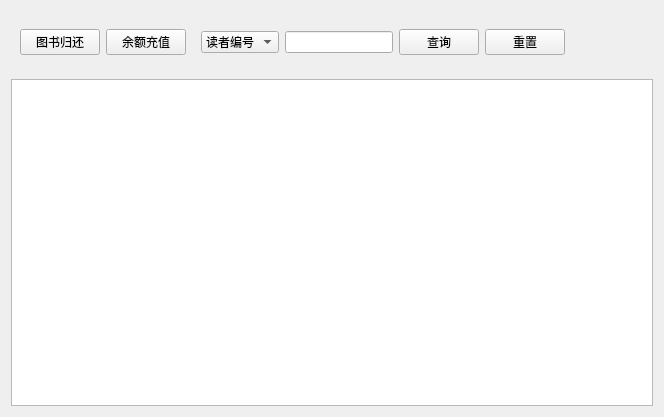
<?xml version="1.0" encoding="UTF-8"?>
<ui version="4.0">
 <class>borrow</class>
 <widget class="QWidget" name="borrow">
  <property name="geometry">
   <rect>
    <x>0</x>
    <y>0</y>
    <width>664</width>
    <height>417</height>
   </rect>
  </property>
  <property name="windowTitle">
   <string>借阅管理</string>
  </property>
  <layout class="QGridLayout" name="gridLayout_2">
   <item row="1" column="0">
    <widget class="QTableView" name="tableView"/>
   </item>
   <item row="0" column="0">
    <widget class="QWidget" name="widget" native="true">
     <layout class="QGridLayout" name="gridLayout_3">
      <item row="0" column="0">
       <widget class="QPushButton" name="pushButton">
        <property name="text">
         <string>图书归还</string>
        </property>
       </widget>
      </item>
      <item row="0" column="2">
       <widget class="QWidget" name="widget_2" native="true">
        <layout class="QGridLayout" name="gridLayout">
         <item row="0" column="2">
          <widget class="QPushButton" name="pushButton_3">
           <property name="text">
            <string>查询</string>
           </property>
          </widget>
         </item>
         <item row="0" column="0">
          <widget class="QComboBox" name="comboBox">
           <item>
            <property name="text">
             <string>读者编号</string>
            </property>
           </item>
           <item>
            <property name="text">
             <string>身份证号</string>
            </property>
           </item>
           <item>
            <property name="text">
             <string>姓名</string>
            </property>
           </item>
          </widget>
         </item>
         <item row="0" column="1">
          <widget class="QLineEdit" name="lineEdit">
           <property name="minimumSize">
            <size>
             <width>0</width>
             <height>22</height>
            </size>
           </property>
           <property name="focusPolicy">
            <enum>Qt::ClickFocus</enum>
           </property>
          </widget>
         </item>
         <item row="0" column="3">
          <widget class="QPushButton" name="pushButton_4">
           <property name="text">
            <string>重置</string>
           </property>
          </widget>
         </item>
        </layout>
       </widget>
      </item>
      <item row="0" column="4">
       <spacer name="horizontalSpacer">
        <property name="orientation">
         <enum>Qt::Horizontal</enum>
        </property>
        <property name="sizeHint" stdset="0">
         <size>
          <width>40</width>
          <height>20</height>
         </size>
        </property>
       </spacer>
      </item>
      <item row="0" column="1">
       <widget class="QPushButton" name="pushButton_2">
        <property name="text">
         <string>余额充值</string>
        </property>
       </widget>
      </item>
     </layout>
    </widget>
   </item>
  </layout>
 </widget>
 <resources/>
 <connections/>
</ui>
